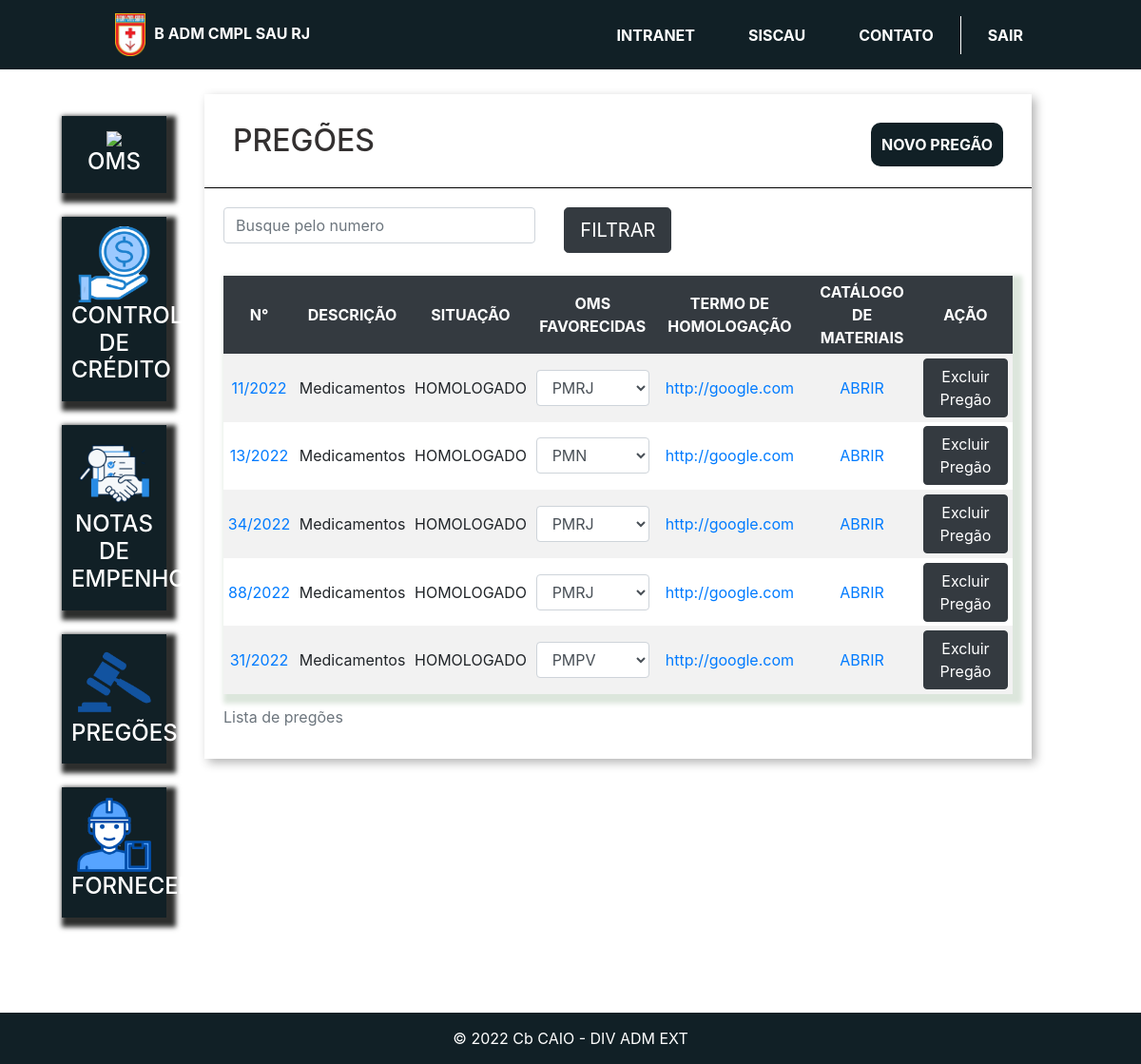
/pregoes/ (signed in), run on an earlier commit of the app's database.
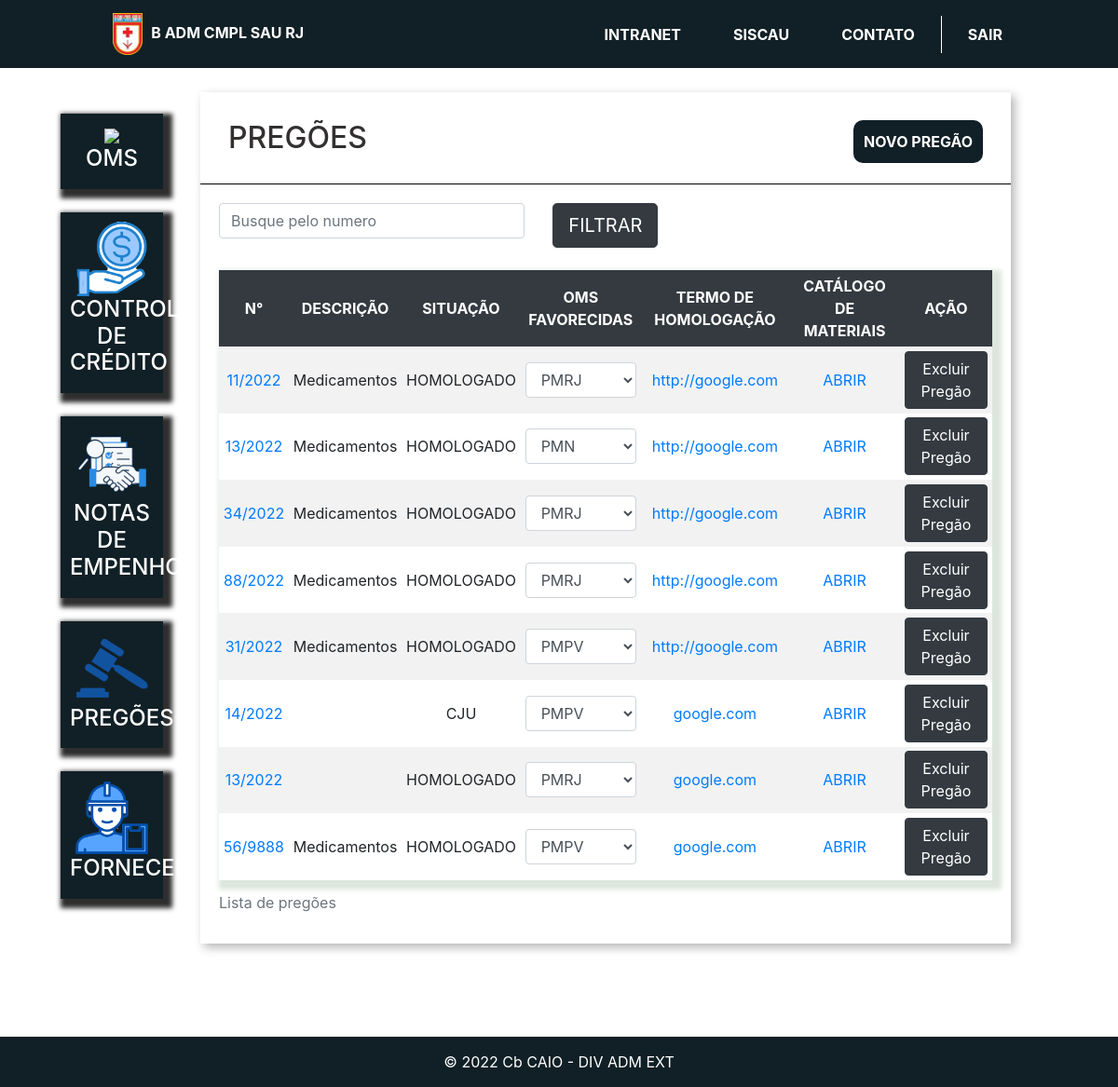
And on a later commit of the database.
### plataforma/models.py (models this page shows, shortened)
class Pregao(models.Model):
    SITUACAO_CHICES = (
    ('HOMOLOGADO','HOMOLOGADO'),
    ('CJU','CJU'),
    )
    saldo_homologado = models.FloatField()
    pregao = models.CharField(max_length=7, null=False, blank=False)
    situacao = models.CharField(max_length=20, choices=SITUACAO_CHICES)
    descrição = models.CharField(max_length=200, null=False, blank=False)
    oms_favorecidas = models.ManyToManyField(Om)
    termo_homolocao = models.URLField()
    catalago = models.FileField(upload_to='catalago', null=True, blank=True)

### plataforma/views.py (the view)
# urls.py: path('pregoes/', views.pregoes, name='pregoes'),
@login_required(login_url='/auth/logar/')
def pregoes(request):
    pregoes = Pregao.objects.all()
    oms = Om.objects.all()
    return render(request, 'pregoes.html', {'pregoes': pregoes, 'oms': oms})

### plataforma/models.py (called while the page is built)
    def __str__(self):
        return self.sigla

### plataforma/templates/pregoes.html (shortened to what this page needs)
{% extends 'base_plataforma.html' %}
{% load static %}
{% block 'plataforma' %}
    <div class="wrapper">
        <div class="box">
            <div class="header-box">
                <h2 class="titulo">PREGÕES</h2>
                <button type="button" class="btn btn-conteudo bg-fundo" data-toggle="modal" data-target="#modal">
                    NOVO PREGÃO
                </button>            </div>
            <div class="borda-box"></div>
            <div class="body-box">
                <form action='#' method='GET'> {% csrf_token %}
                <div class="row">
                        <div class="col-md-5">
                            <input type="text" placeholder="Busque pelo numero" class="form-control" name="nome">
                        </div>
                    <div class="col-md-3">
                        <input type="submit" value="FILTRAR" class="btn btn-lg btn-dark ">
                    </div>
                </div>
                </form>
                <br>
                <table class="tabela table-striped table-hover table-sm ">
                    <caption>Lista de pregões</caption>
                    <thead class='table-dark'>
                       <tr >
                        <th>N°</th>
                        <th>DESCRIÇÃO</th>
                        <th>SITUAÇÃO</th>
                        <th>OMS FAVORECIDAS</th>
                        <th>TERMO DE HOMOLOGAÇÃO</th>
                        <th>CATÁLOGO DE MATERIAIS</th>
                        <th>AÇÃO</th>
                    </tr>
                    </thead>
                    <tbody>
                        {% for pregao in pregoes %}
                        <tr>
                            <td><a href="{% url 'capacidade_empenho' pregao.id%}">{{pregao.pregao}}</a> </td>
                            <td>{{pregao.descrição}}</td>
                            <td>
                                {{pregao.situacao}}
                            </td>
                            <td>
                                <select class="form-control">
                                    {% for oms in pregao.oms_favorecidas.all %}
                                    <option>{{ oms }}</option>
                                    {% endfor %}
                                </select>
                            </td>
                            <td>
                                <a href="{{pregao.termo_homolocao}}" target='_blank'>{{pregao.termo_homolocao}}</a>
                            </td>
                            <td>
                                {% if pregao.catalago %}
                                <a href="{{pregao.catalago.url}}" target='_blank'>ABRIR</a>
                                {% else %}
                                <a href="#">----</a>
                                {% endif %}
                            </td>
                            <td>
                                <a href="{% url 'deletar_pregao' pregao.id %}" class="btn btn-dark ">Excluir Pregão</a>
                            </td>
                        </tr>
                        {% endfor %}
                    </tbody>
                </table>
            </div>
        </div>
    </div>
        </div>
{% endblock 'plataforma' %}

### templates/base_plataforma.html (shortened to what this page needs)
{% extends 'base.html' %}
{% load static %}
{% block 'body' %}
    <div class="container-fluid">
        <div class="row row1">
            <div class="col-md-2">
                <br>
                <a href="{% url 'home'%}" class="link-lateral">
                    <div class="card-lateral">
                    <img src="{% static 'plataforma/img/saude.png' %}" weight='80' height='80'  >
                    <br>
                    <h4>OMS</h4>
                    </div>
                    </a>
                    <a href="{% url 'credito'%}" class="link-lateral">
                        <div class="card-lateral ">
                            <img src="{% static 'plataforma/img/credito.png' %}" weight='80' height='80'>
                            <h4>CONTROLE DE CRÉDITO</h4>
                        </div>
                    </a>
                    <a href="{% url 'om_empenhos'%}" class="link-lateral">
                    <div class="card-lateral">
                    <img src="{% static 'plataforma/img/ne.png' %}" weight='80' height='80'>
                    <h4>NOTAS DE EMPENHO</h4>
                    </div>
                    </a>
                    <a href="{% url 'pregoes'%}" class="link-lateral">
                    <div class="card-lateral ">
                    <img src="{% static 'plataforma/img/pregao.png' %}" weight='80' height='80'>
                    <br>
                    <h4>PREGÕES</h4>
                    </div>
                    </a>
                    <a href="{% url 'fornecedores'%}" class="link-lateral">
                        <div class="card-lateral card-ultimo">
                            <img src="{% static 'plataforma/img/fornecedor1.png' %}" weight='80' height='80'>
                            <br>
                            <h4>FORNECEDORES</h4>
                        </div>
                    </a>
            </div>
            <div class="col-md-9">
                {% block 'plataforma' %}
                {% endblock %}
            </div>
        </div>
{% endblock%}

### templates/base.html (shortened to what this page needs)
{% load static %}
<!doctype html>
<html lang="pt-BR">
<head>
    <link rel="stylesheet" href="https://cdn.jsdelivr.net/npm/bootstrap@4.6.1/dist/css/bootstrap.min.css">
    <link rel="stylesheet" href="{% static 'autenticacao/css/style.css'%}">
    <link rel="stylesheet" href="{% static 'plataforma/css/plataforma.css' %}">
    <link rel="stylesheet" href="{% static 'plataforma/css/empresas.css' %}">
</head>
<body class= '{% if user.is_authenticated %}body-branco{% else %}body-b{% endif %}'>
    <nav class="navbar navbar-expand-lg navbar-dark bg-fundo">
        <div class="nav-container">
            <div class="nav-logo">
             <a href="{% url 'home_auth'%}"><img src="{% static 'autenticacao/img/base.png'%}" class='logo'alt=""></a>
                <span>B ADM CMPL SAU RJ</span>
            </div>
            <div class="nav-body">
                               <ul class="navbar-nav mr-auto nav-content">
                <li class="nav-item ">
                    <a class="nav-link active" href="#">INTRANET </a>
                </li>
                <li class="nav-item">
                    <a class="nav-link active" href="#">SISCAU </a>
                </li>
                <li class="nav-item">
                    <a class="nav-link active" href="#">CONTATO </a>
                </li>
                <li class="nav-item">
                    {% if user.is_authenticated %}
                    <a class="nav-link active" href="{% url 'sair'%}">SAIR </a>
                    {% else %}
                    <a class="nav-link active" href="#">ENTRAR</a>
                    {% endif %}
                </li>
            </ul>
            </div>
        </div>
    </nav>
  {% block 'body' %}
  {% endblock %}
  <footer class="footer-inicial bg-fundo">
    <div class="footer-conteudo">
        <p class="p-item p-p">&copy; 2022 Cb CAIO - DIV ADM EXT</p>
    </div>
</footer>
</body>
</html>

### templates/static/autenticacao/css/style.css (style rules this page uses)
* { margin: 0; box-sizing: border-box; padding: 0; }
.body-branco { background: white; }
.row1 { border-left: 60px; }
.bg-fundo { background-color: #112026 !important; color: white; }
.logo { height: 55px; width: auto; padding: 5px; cursor: pointer; }
table { box-shadow: 5px 5px 5px 5px rgb(220, 230, 220); text-align: center; }
ul li:nth-child(3) { border-right: 0.1px solid white; align-items: right; }
li { padding: 0 20px; transition: all 300ms ease; color: white; font-weight: bold; align-items: right; }
.nav-body { margin-right: 80px; }
.nav-logo { margin-left: 100px; font-weight: bold; color: white; }
.nav-container { width: 100%; display: flex; align-items: center; justify-content: space-between; padding: 1px 0; }
.p-p { margin: 20px; font-size: 1.4rem; }
.footer-inicial { display: flex; color: white; justify-content: center; width: 100%; padding: 10px 0; color: white; }
.footer-conteudo { display: flex; margin: auto; }
.p-item { margin: 5px 0; font-size: 1rem; }

### templates/static/plataforma/css/plataforma.css (style rules this page uses)
.card-lateral { background-color: #112026; margin-left: 50px; margin-top: 25px; margin-right: 10px; padding: 10px; color: white; font-weight: bold; text-align: center; box-shadow: 5px 5px 5px 5px rgb(45, 46, 45); }
.card-ultimo { margin-bottom: 100px; }
.titulo { color: #27DB8F; }

### templates/static/plataforma/css/empresas.css (style rules this page uses)
.wrapper { margin-top: 3%; display: flex; flex-direction: row; justify-content: center; align-items: center; }
.box { width: 80vw; background: #fff; box-shadow: 4px 4px 10px rgba(0,0,0,.3); margin-bottom: 100px; }
.titulo { display: inline; text-align: center; color: rgb(51, 48, 48); align-items: center; justify-content: center; }
.btn-conteudo { float: right; text-decoration: none; padding: 10px; border-radius: 10px; font-weight: bold; }
.header-box { padding: 30px; }
.borda-box { border-top: 1px solid black; }
.body-box { padding: 20px; }
.tabela { width: 100%; margin-top: 0px; }

What changed in the data, as far as the page shows it:
added Pregao: pregao "14/2022", situacao "CJU", termo_homolocao "google.com"
added Pregao: pregao "13/2022", situacao "HOMOLOGADO", termo_homolocao "google.com"
added Pregao: pregao "56/9888", descrição "Medicamentos", situacao "HOMOLOGADO", termo_homolocao "google.com"
